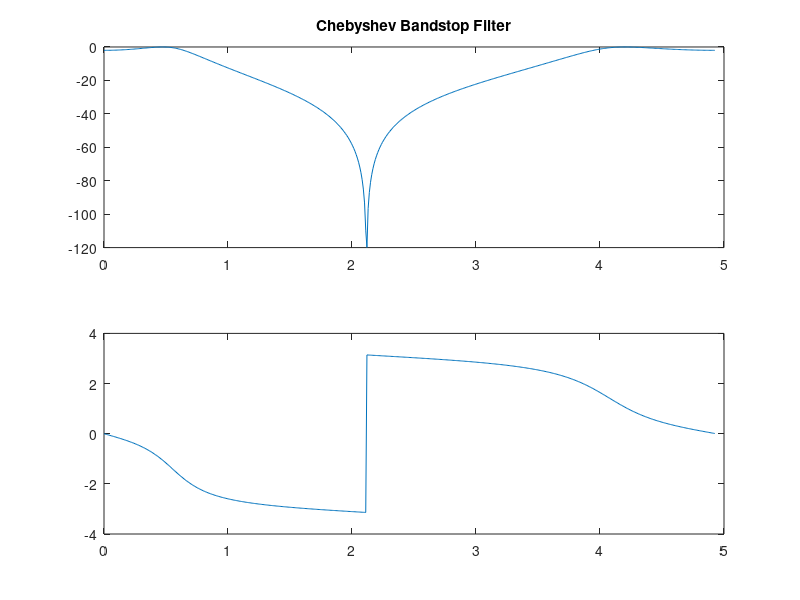

MATLAB code for this plot:
Ws = [0.2 0.7];
Wp = [0.1 0.8];
rp = 2;
rs = 10;
[n,Wp] = cheb1ord(Wp,Ws,rp,rs);
[b,a] = cheby1(n,rp,Wp,'stop');
[h,w]=freqz(b,a); %frequency response
%[h,w]=freqs(b,a); %frequency response
%s and z domain
subplot(2,1,1);
plot((w/2*pi), 20*log10(abs(h)));
title(sprintf('Chebyshev Bandstop Filter'));
%xlabel('');
%ylabel('');
subplot(2,1,2);
plot((w/2*pi), angle(h));
